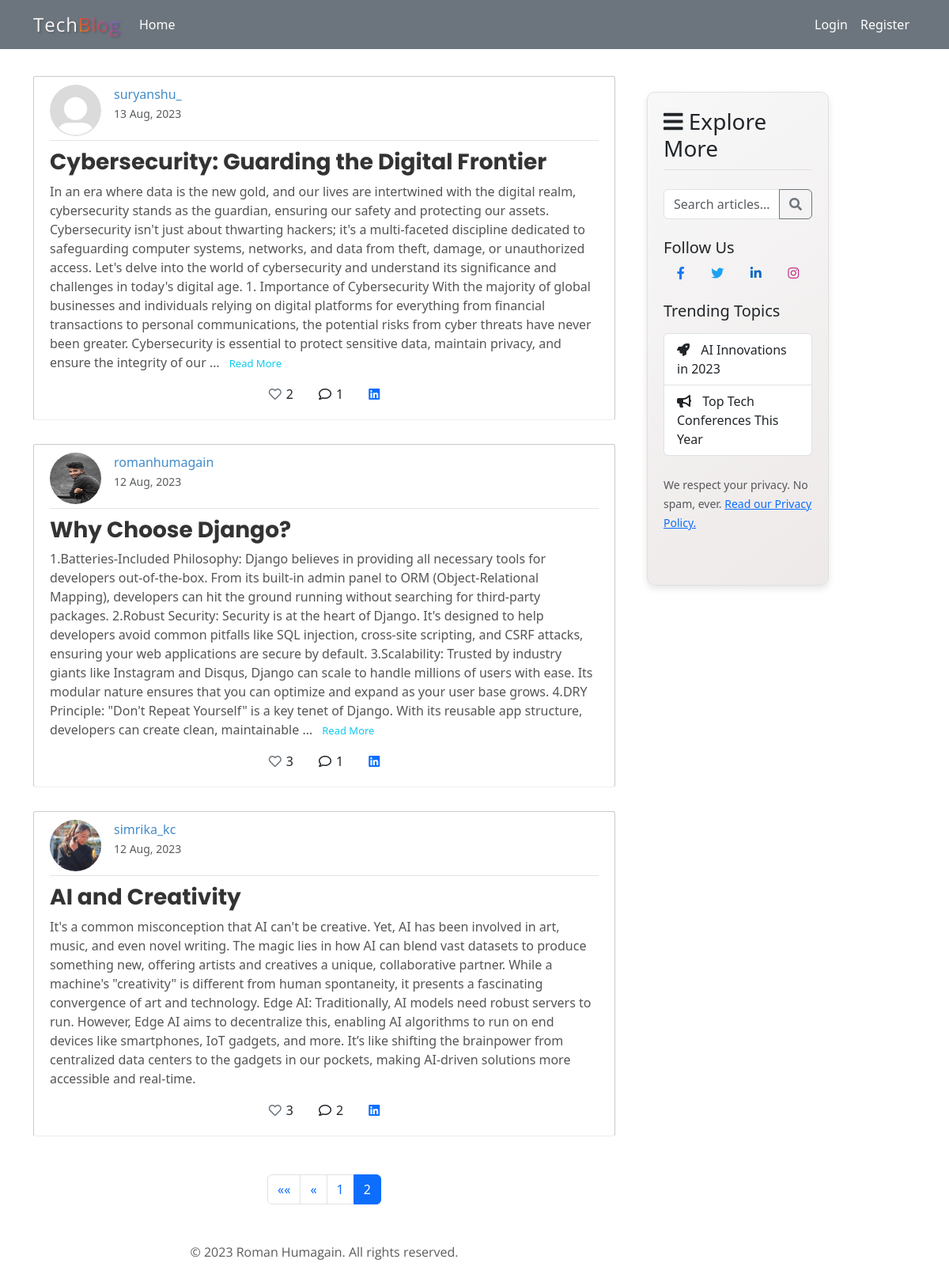
Screenshot of /?page=2 with the database file from the repository.
### Blog/models.py (models this page shows, shortened)
class BlogPost(models.Model):
  author = models.ForeignKey(User , on_delete=models.CASCADE , related_name='posts')
  slug = models.SlugField(null=True,unique=True)
  title = models.CharField(max_length=100)
  content = models.TextField()
  image = models.ImageField(null= True , blank=True, upload_to='blog_image')
  date_posted = models.DateTimeField(default = timezone.now)
  likes_count = models.IntegerField(null=True, default=0)
  is_archived = models.BooleanField(default=False)
  objects = BlogPostManager()
  all_objects = models.Manager()
  def get_absolute_url(self):
    return reverse('post-details' , kwargs={'slug':self.slug})

### Users/models.py (models this page shows, shortened)
class Profile(models.Model):
    user = models.OneToOneField(User, on_delete=models.CASCADE)
    previous_logged_in_date = models.DateTimeField(null=True , blank=True)
    slug = models.SlugField(null=True,unique=True)
    profile_pic = models.ImageField(default='profile_pics/default.jpg', upload_to='profile_pics')
    bio = models.TextField(null=True, default=None)
    follower_count = models.IntegerField(null=True, default=0)
    following_count = models.IntegerField(null=True, default=0)
    following = models.ManyToManyField('self' , through = 'Follow' , related_name='followers' , symmetrical=False)

### Blog/views.py (the view)
# urls.py: path('' , PostListView.as_view() , name="blog-home"),
class PostListView(ListView):
    model = BlogPost
    template_name = 'blog/home.html'
    context_object_name = 'posts'
    ordering = ['-date_posted']
    paginate_by = 5
    def get_queryset(self):
        queryset = super().get_queryset()
        search = self.request.GET.get('search')
        if search:
            queryset = queryset.filter(Q(title__icontains=search)|
                                       Q(content__icontains=search)
                                       )
        return queryset
    def get_context_data(self, **kwargs):
        context = super().get_context_data(**kwargs)
        if self.request.user.is_authenticated:
            user_liked_post_ids = Like.objects.filter(user=self.request.user).values_list('post__id', flat=True)
            context['user_liked_post_ids'] = list(user_liked_post_ids)
        return context

### Blog/context_processors.py (called while the page is built, shortened)
def notification_count(request):
    return {}

### Blog/manager.py (called while the page is built)
  def get_queryset(self) -> QuerySet:
    return super().get_queryset().filter(is_archived = False)

### Blog/templates/blog/home.html (shortened to what this page needs)
{% extends 'blog/base.html' %}
{% load static %}
{% block search_bar %}
<form autocomplete="off">
    <div class="input-group mb-4">
        <input type="text" class="form-control" name="search" placeholder="Search articles..."
            aria-label="Search">
        <button class="btn btn-outline-secondary" type="submit" id="search-button"><i
                class="fas fa-search"></i></button>
    </div>
</form>
{% endblock %}
{% block body %}
{% for post in posts %}
<article class="media content-section">
    <div class="media-body">
        <div class="article-metadata d-flex align-items-start">
            <img class="rounded-circle article-img mr-3 mb-1" src="{{ post.author.profile.profile_pic.url }}"
                style="width: 65px; height: 65px;">
            <div>
                {% if user.profile.slug == post.author.profile.slug %}
                <a href="{% url 'user_profile' %}" class="d-block font-weight-bold">
                    {{ post.author }}
                </a>
                {% else %}
                <a href="{% url 'user-profile-details' post.author.profile.slug  %}" class="d-block font-weight-bold">
                    {{post.author }}
                </a>
                {% endif %}
                <small class="text-muted">{{ post.date_posted|date:"j M, Y" }}</small>
            </div>
        </div>
        <h3 class="mt-2"><a class="article-title" href="{% url 'post-details' post.slug %}">{{ post.title }}</a></h3>
        <p class="article-content" style="display: inline;">{{ post.content|truncatewords:120 }}</p>
        {% if post.content|wordcount > 120 %}
        <a href="{% url 'post-details' post.slug %}" class="read-more-link text-info">Read More</a>
        {% endif %}
    </div>
    <div class="icons-container d-flex justify-content-center align-items-center mt-3">
        <a href="{% url 'like_post' post.id %}"
            class="icon-link like-btn d-flex align-items-center mx-3 text-decoration-none" data-post-id="{{ post.id }}">
            <i class="{% if post.id in user_liked_post_ids %}fas fa-heart text-danger{% else %}far fa-heart text-secondary {% endif %}"></i>
            <span class="icon-count ml-2 text-dark">{{ post.likes_count }}</span>
        </a>
        <a href="{% url 'post-details' post.slug  %}#comments"
            class="icon-link comment-icon d-flex align-items-center mx-3 text-decoration-none">
            <i class="far fa-comment text-dark" ></i>
            <span class="icon-count ml-2 text-dark">{{ post.blogcomment_set.count }}</span>
        </a>
        <a href="https://www.linkedin.com/shareArticle?mini=true&url={{ request.build_absolute_uri|add:post.get_absolute_url }}&title={{ post.title }}"
            target="_blank" class="icon-link d-flex align-items-center mx-3 text-decoration-none">
            <i class="fab fa-linkedin text-primary"></i>
        </a>
    </div>
</article>
{% endfor %}
<div class="container mt-5">
    <nav aria-label="Page navigation">
        <ul class="pagination justify-content-center">
            {% if is_paginated %}
            {% if not page_obj.number == 1 %}
            <li class="page-item">
                <a class="page-link" href="?page=1" aria-label="First"><span
                        aria-hidden="true">&laquo;&laquo;</span></a>
            </li>
            {% endif %}
            {% if page_obj.has_previous %}
            <li class="page-item">
                <a class="page-link" href="?page={{ page_obj.previous_page_number }}" aria-label="Previous"><span
                        aria-hidden="true">&laquo;</span></a>
            </li>
            {% endif %}
            {% for num in page_obj.paginator.page_range %}
            {% if page_obj.number == num %}
            <li class="page-item active">
                <span class="page-link">{{ num }}</span>
            </li>
            {% elif num > page_obj.number|add:'-2' and num < page_obj.number|add:'2' %} <li class="page-item">
                <a class="page-link" href="?page={{ num }}">{{ num }}</a>
                </li>
                {% endif %}
                {% endfor %}
                {% endif %}
        </ul>
    </nav>
</div>
{% endblock body %}

### Blog/static/blog/css/base.css (style rules this page uses)
body { font-family: 'Nunito', sans-serif; background-color: #fff; color: #333; }
.content-section { background: #ffffff; padding: 10px 20px; border: 1px solid #cbcbcb; border-radius: 3px; margin-bottom: 20px; }
.article-title { color: #444444; text-decoration: none; }
.article-img { height: 65px; width: 65px; margin-right: 16px; }
.article-metadata { padding-bottom: 1px; margin-bottom: 4px; border-bottom: 1px solid #e3e3e3; text-decoration: none; }
.article-metadata a { font-weight: normal; color: #428bca; text-decoration: none; }
.article-title { font-family: 'Poppins', sans-serif; font-weight: 700; color: #333; text-decoration: none; margin-top: 10px; display: block; }
.article-content { font-size: 16px; line-height: 1.5; color: #555; margin-top: 20px; }
.article-content { white-space: pre-line; }
.media.content-section { margin-bottom: 30px; border-bottom: 1px solid #eee; padding-bottom: 20px; }
.text-muted { font-weight: lighter; }
.read-more-link { text-decoration: none; color: #333; position: relative; margin-left: 8px; transition: color 0.3s; font-size: small; }
.read-more-link::after { content: ''; position: absolute; bottom: 0; left: 0; width: 0; height: 1px; background: #333; transition: width 0.4s; }

### rows the page displays
BlogPost: author.profile.profile_pic (placeholder picture), author "suryanshu_", date_posted "13 Aug, 2023", title "Cybersecurity: Guarding the Digital Frontier", content "In an era where data is the new gold, and our lives are intertwined with the digital realm, cybersecurity stands as the guardian, ensuring our safety and protecting our assets. Cybersecurity isn't just about thwarting hackers; it's a multi-faceted discipline dedicated to safeguarding computer systems, networks, and data from theft, damage, or unauthorized access. Let's delve into the world of cybersecurity and understand its significance and challenges in today's digital age. 1. Importance of Cybersecurity With the majority of global businesses and individuals relying on digital platforms for everything from financial transactions to personal communications, the potential risks from cyber…", shows "Read More", likes_count "2", blogcomment_set.count "1"
BlogPost: author.profile.profile_pic (picture), author "romanhumagain", date_posted "12 Aug, 2023", title "Why Choose Django?", content "1.Batteries-Included Philosophy: Django believes in providing all necessary tools for developers out-of-the-box. From its built-in admin panel to ORM (Object-Relational Mapping), developers can hit the ground running without searching for third-party packages. 2.Robust Security: Security is at the heart of Django. It's designed to help developers avoid common pitfalls like SQL injection, cross-site scripting, and CSRF attacks, ensuring your web applications are secure by default. 3.Scalability: Trusted by industry giants like Instagram and Disqus, Django can scale to handle millions of users with ease. Its modular nature ensures that you can optimize and expand as your user base grows.…", shows "Read More", likes_count "3", blogcomment_set.count "1"
BlogPost: author.profile.profile_pic (picture), author "simrika_kc", date_posted "12 Aug, 2023", title "AI and Creativity", content "It's a common misconception that AI can't be creative. Yet, AI has been involved in art, music, and even novel writing. The magic lies in how AI can blend vast datasets to produce something new, offering artists and creatives a unique, collaborative partner. While a machine's \"creativity\" is different from human spontaneity, it presents a fascinating convergence of art and technology. Edge AI: Traditionally, AI models need robust servers to run. However, Edge AI aims to decentralize this, enabling AI algorithms to run on end devices like smartphones, IoT gadgets, and more. It’s like shifting the brainpower from centralized data centers to the gadgets in our pockets, making AI-driven…", likes_count "3", blogcomment_set.count "2"

### other values shown
{{ num }} "1"
{{ num }} "2"
